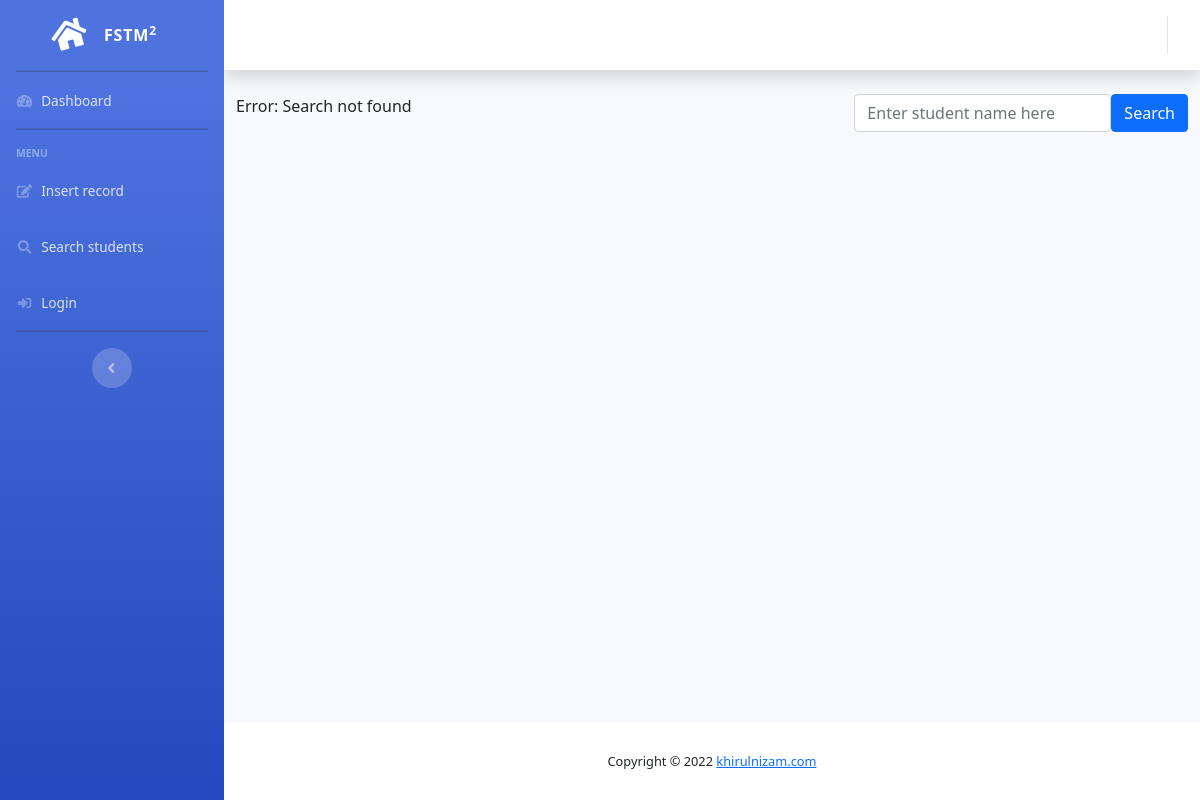
Page /search.php on the earlier database version.
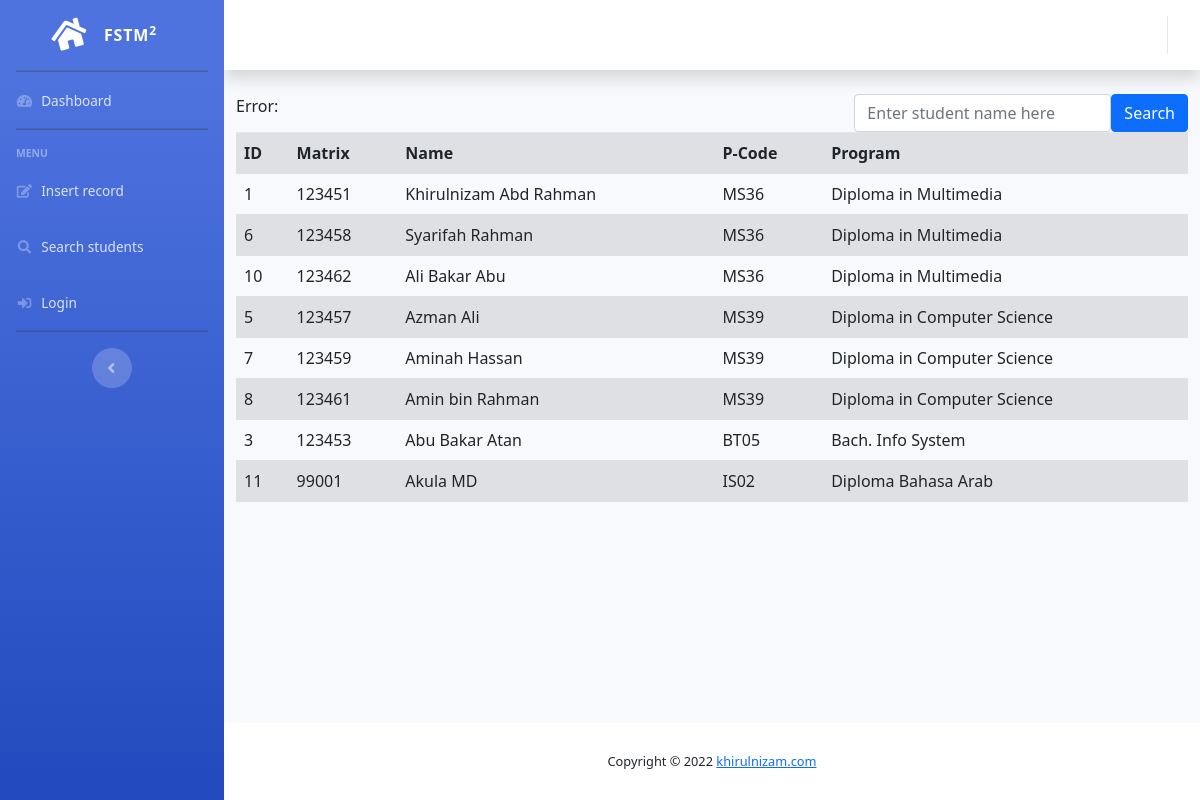
Same page on the later database version.
### tables this page shows
CREATE TABLE IF NOT EXISTS `students` (
  `id` int(11) unsigned NOT NULL AUTO_INCREMENT,
  `matrixno` varchar(10) NOT NULL,
  `name` varchar(50) DEFAULT NULL,
  `address` blob,
  `dob` date DEFAULT NULL,
  `programcode` varchar(6) DEFAULT NULL,
  `rshortcourses` varchar(255) DEFAULT NULL,
  `codefaculty` varchar(50) DEFAULT NULL,
  PRIMARY KEY (`matrixno`),
  KEY `id` (`id`)
);

CREATE TABLE IF NOT EXISTS `programs` (
  `id` int(11) NOT NULL AUTO_INCREMENT,
  `programcode` varchar(6) NOT NULL DEFAULT '0',
  `programname` varchar(50) NOT NULL DEFAULT '0',
  `codefaculty` varchar(50) DEFAULT NULL,
  PRIMARY KEY (`id`)
);

### search.php (the view, shortened to what this page needs)
<?php
	include "include/header.template.php";
?>
<div class="float-right">
	<form method="get" action=""
		class="form-inline">
		<input type="text" name="keyword"
		class="form-control"
		placeholder="Enter student name here">
		<button type="submit" class ="btn btn-primary">
		Search</button>
	</form>
</div>
<?php
include "include/dbconnect.php";
if(isset($_GET['keyword'])){
	$keyword=$_GET['keyword'];
	$sql = "SELECT students.id, matrixno, name,
				students.programcode,programs.programname
				FROM students
				INNER JOIN programs
				ON students.programcode = programs.programcode
				WHERE name LIKE '%$keyword%'";
}
else{
	$sql = "SELECT students.id, matrixno, name,
				students.programcode,programs.programname
				FROM students
				INNER JOIN programs
				ON students.programcode = programs.programcode ";
}
$result = mysqli_query($conn, $sql);
echo "Error: ".mysqli_error($conn);
if (mysqli_num_rows($result) > 0) {
    ?>
	<table class="table table-striped">
		<tr>
			<th>ID</th>
			<th>Matrix</th>
			<th>Name</th>
			<th>P-Code</th>
			<th>Program</th>
		</tr>
	<?php
    while($row = mysqli_fetch_assoc($result)) {
    	echo "<tr>";
        echo "<td> ".$row['id']."</td>";
        echo "<td> ".$row['matrixno'] ."</td>";
        echo "<td> ".$row['name'] ."</td>";
        echo "<td> ".$row['programcode'] ."</td>";
        echo "<td> ".$row['programname']."</td>";
        echo "</tr>\n";
    }
    ?>
	</table>
    <?php
}
else {
    echo "Search not found";
}
?>
<?php
	include "include/footer.template.php";
?>

Differences in the rows shown:
added students: id "1", matrixno "123451", name "Khirulnizam Abd Rahman", programcode "MS36", programs.programname "Diploma in Multimedia"
added students: id "6", matrixno "123458", name "Syarifah Rahman", programcode "MS36", programs.programname "Diploma in Multimedia"
added students: id "10", matrixno "123462", name "Ali Bakar Abu", programcode "MS36", programs.programname "Diploma in Multimedia"
added students: id "5", matrixno "123457", name "Azman Ali", programcode "MS39", programs.programname "Diploma in Computer Science"
added students: id "7", matrixno "123459", name "Aminah Hassan", programcode "MS39", programs.programname "Diploma in Computer Science"
added students: id "8", matrixno "123461", name "Amin bin Rahman", programcode "MS39", programs.programname "Diploma in Computer Science"
added students: id "3", matrixno "123453", name "Abu Bakar Atan", programcode "BT05", programs.programname "Bach. Info System"
added students: id "11", matrixno "99001", name "Akula MD", programcode "IS02", programs.programname "Diploma Bahasa Arab"
Other differences:
text no longer shown: "Search not found"
text now shown: "ID Matrix Name P-Code Program"
